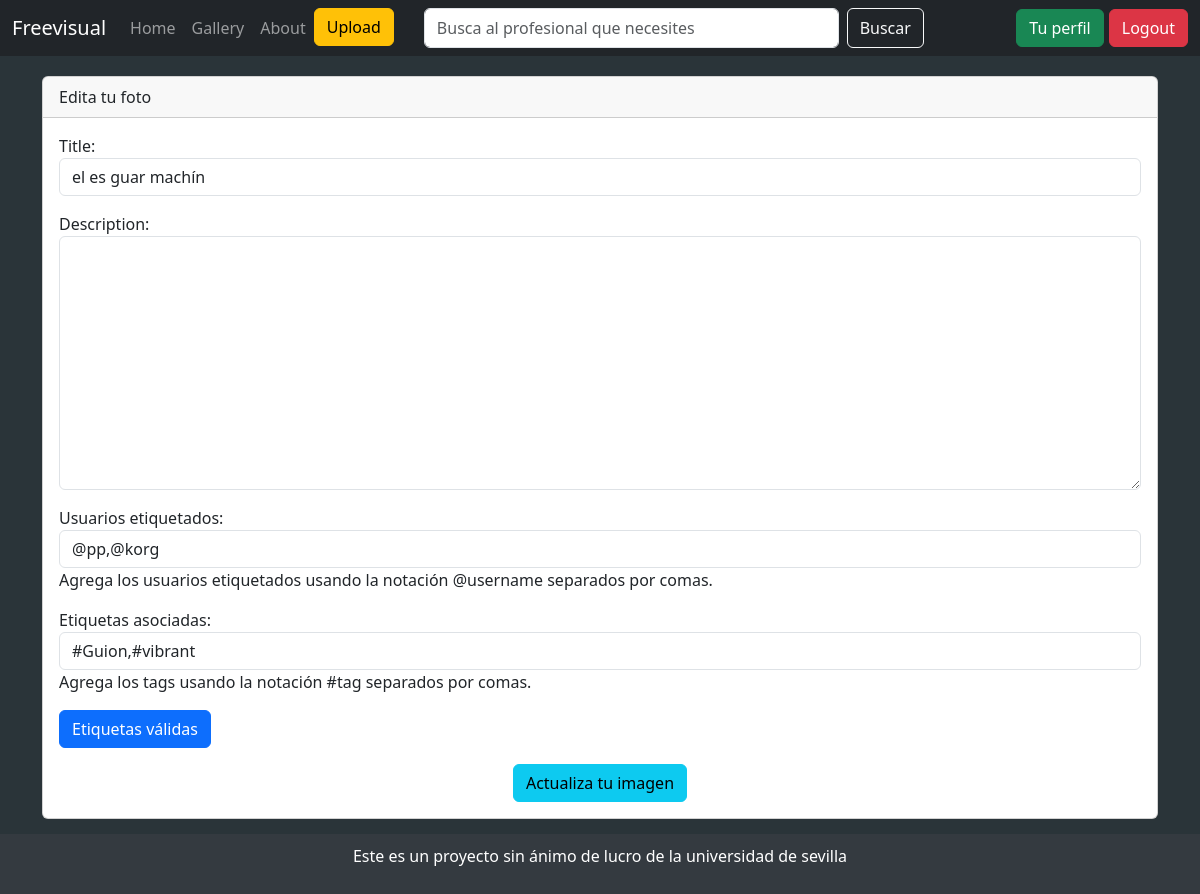
The page /image/10/edit_image/ (signed in) on the database as committed earlier.
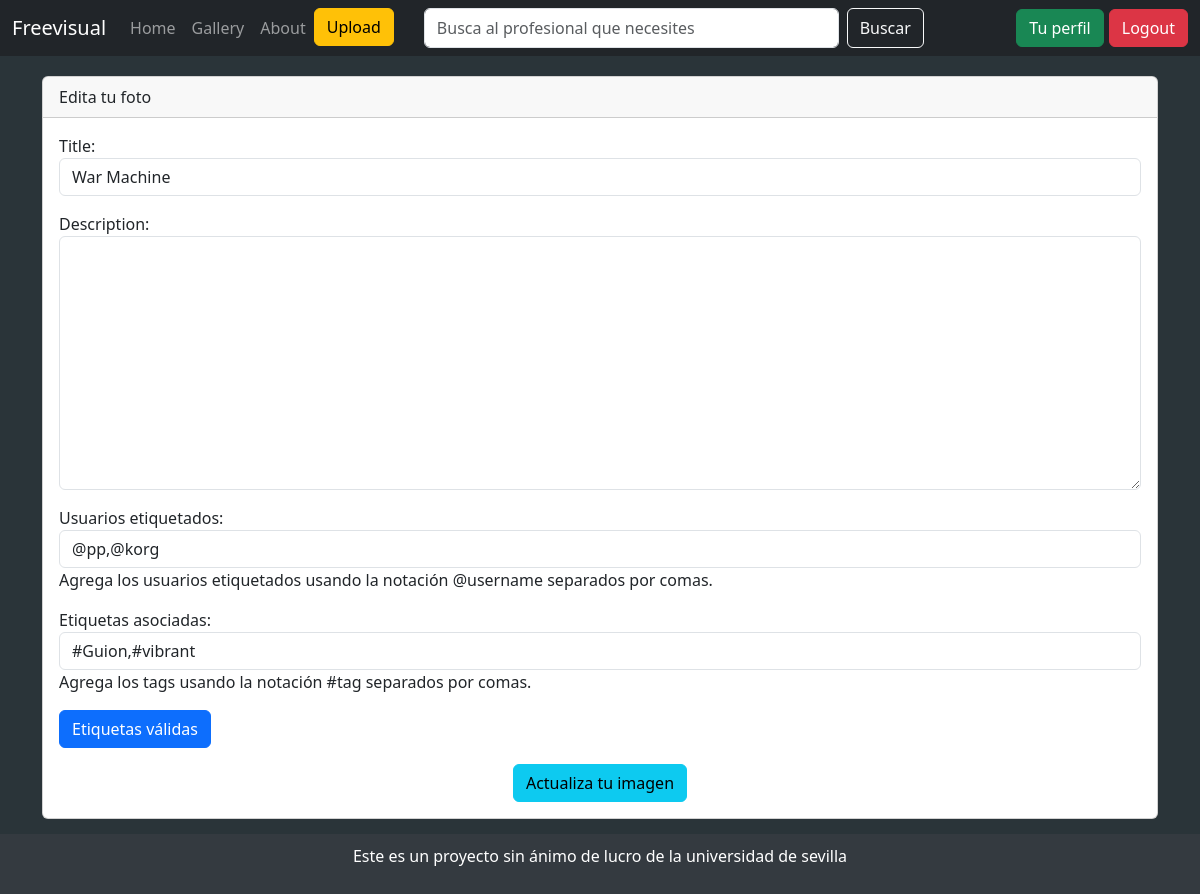
The same page on the database as committed later.
### freevisual/models.py (models this page shows, shortened)
class Image(models.Model):
    owner = models.ForeignKey(Creator, on_delete=models.CASCADE, related_name='owner')
    image = models.ImageField(upload_to='images/', null=False, blank=False)
    title = models.CharField(max_length=100)
    tags = models.ManyToManyField('Tags', verbose_name='Etiquetas de la imgen')
    tagged_creators = models.ManyToManyField('Creator', verbose_name='Creadores etiquetados', blank=True, related_name='tagged_creators')
    description = models.TextField(blank=True, null=True)
    uploaded_at = models.DateTimeField(default=timezone.now)

### freevisual/views.py (the view)
# urls.py: path('image/<int:image_id>/edit_image/', views.edit_image, name='edit_image'),
def edit_image(request, image_id):
    image = get_object_or_404(Image, id=image_id)
    if request.user != image.owner:
        return HttpResponseForbidden("No tienes permiso para editar esta imagen.")
    if request.method == 'POST':
        form = EditImageForm(request.POST, request.FILES, instance=image)
        if form.is_valid():
            form.save()
            return redirect('profile')
    else:
        form = EditImageForm(instance=image)
    pro_tags = Tags.objects.filter(is_pro = True)
    non_pro_tags = Tags.objects.filter(is_pro = False)
    return render(request, 'image_html/edit_image.html', {
        'form': form,
        'image': image,
        'valid_tags': {
            'pro': pro_tags,
            'non_pro': non_pro_tags
        }
        })

### freevisual/templates/image_html/edit_image.html (shortened to what this page needs)
{% extends 'layouts/base.html'%}
{% load static %}
{% block content %}
<div class="card mx-auto" style="width: 100%; margin-top: 20px;">
  <div class="card-header">
      Edita tu foto
  </div>
  <div class="card-body">
      <form method="post">
      <div class="mb-3">
          {{ form.as_p }}
          <button type="button" class="btn btn-primary" onclick="toggleValidTags()">Etiquetas válidas</button>
      </div>
      <div class="d-flex justify-content-center">
          <button type="submit" class="btn btn-info">
              Actualiza tu imagen
          </button>
      </div>
      </form>
  </div>
</div>
{% endblock %}

Rows that differ between the two databases and show on the page:
changed Image: title "el es guar machín" → "War Machine"
